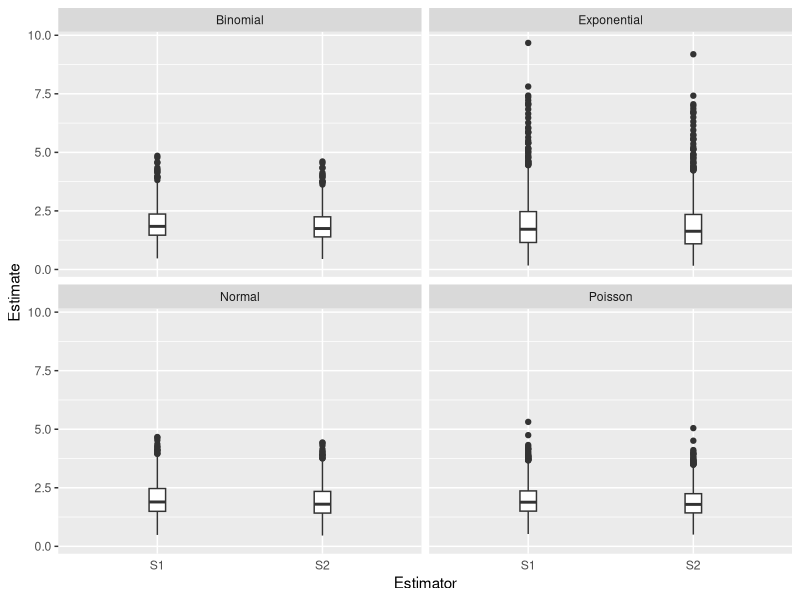
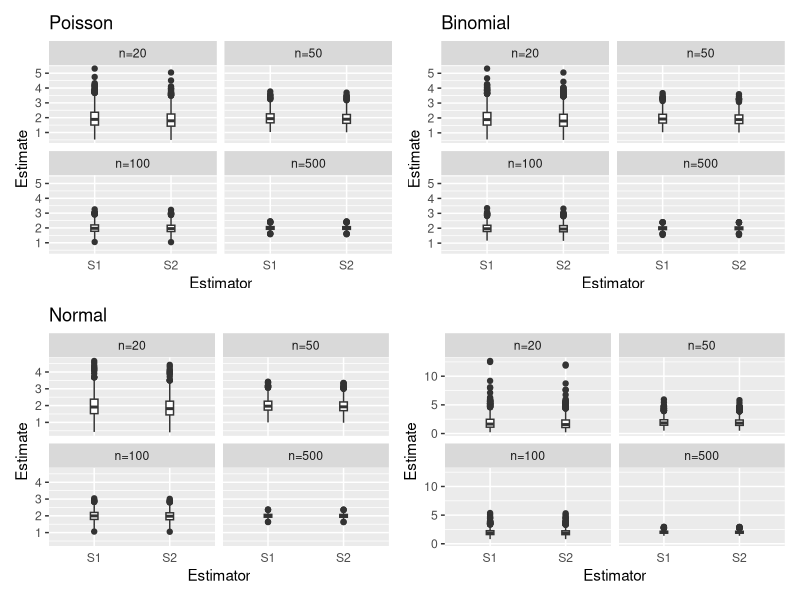
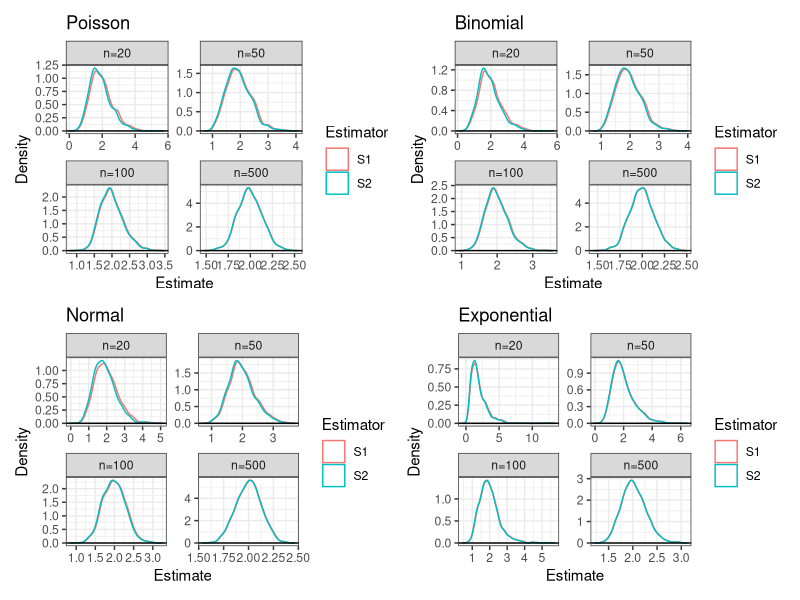
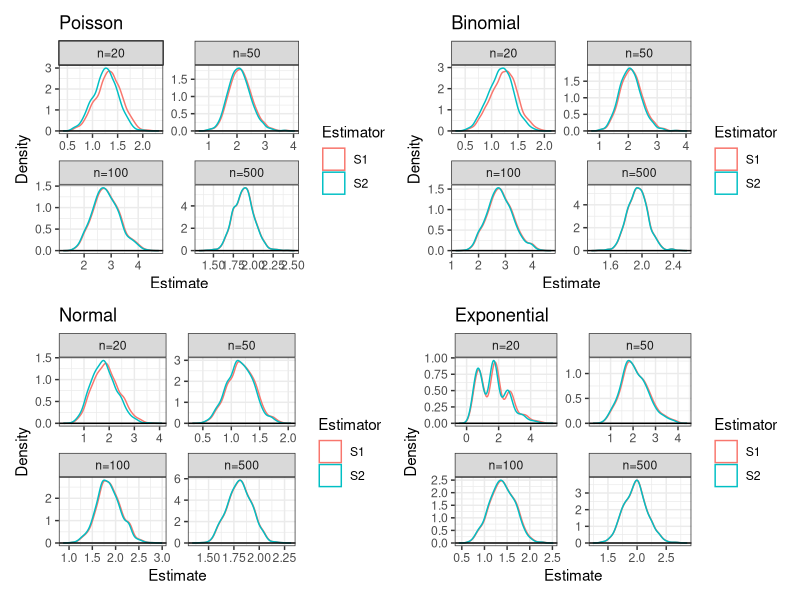
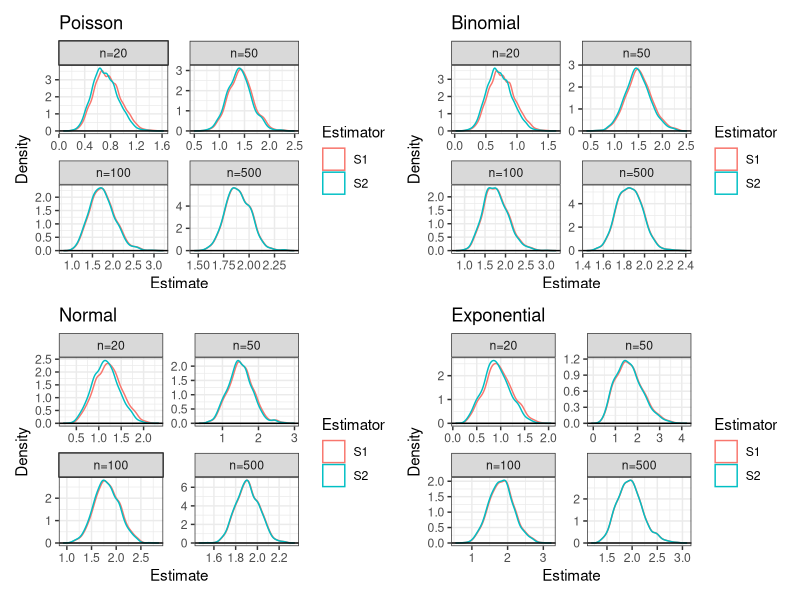
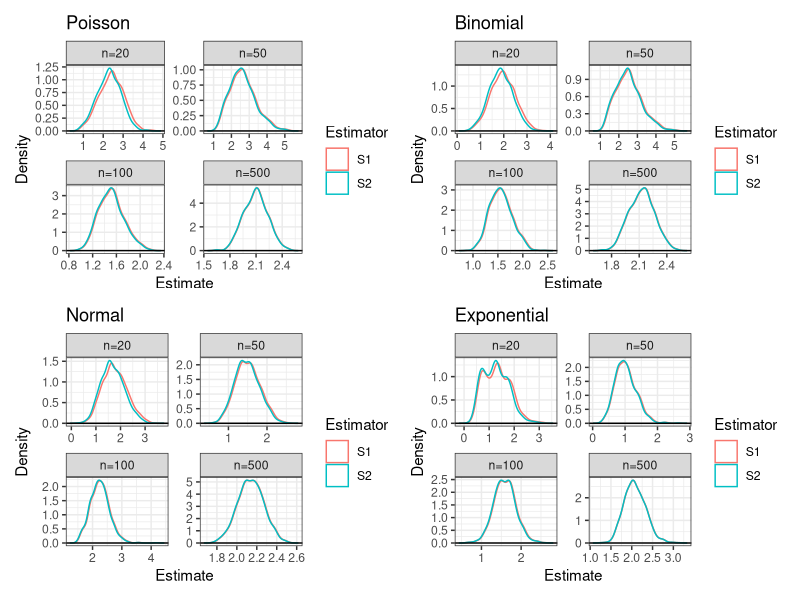

These charts were generated, in order, by the following R code:
## ---- chunk 1
#| echo: false

default_chunk_hook  <- knitr::knit_hooks$get("chunk")

latex_font_size <- c("Huge", "huge", "LARGE", "Large", 
                     "large", "normalsize", "small", 
                     "footnotesize", "scriptsize", "tiny")

knitr::knit_hooks$set(chunk = function(x, options) {
  x <- default_chunk_hook(x, options)
  if(options$size %in% latex_font_size) {
    paste0("\n \\", options$size, "\n\n", 
      x, 
      "\n\n \\normalsize"
    )
  } else {
    x
  }
})
## ---- chunk 2
#| label: load-packages
#| include: false
library(tidyverse)
library(patchwork)
## ---- chunk 3
set.seed(7272)

n.sims <- 1000
# sample size is 20
n <- 20

# Poisson
S1_pois <- rep(NA, n.sims)
S2_pois <- rep(NA, n.sims)

for(i in 1:n.sims){
  curr.sample <- rpois(n=n, lambda = 2)
  x_bar = mean(curr.sample)
  # don't need for (i in 1:n){Xi <- curr.sample[i] S1[i] <- (1/(n - 1)) * sum((Xi - x_bar)^2) S2[i] <- 1/n * sum((Xi - x_bar)^2)}, because it's vectorized.
  S1_pois[i] <- sum((curr.sample - x_bar)^2) / (n - 1)
  S2_pois[i] <- sum((curr.sample - x_bar)^2) / n
  }

# Binomial
p <- (5-sqrt(21))/10

S1_binom <- rep(NA, n.sims)
S2_binom <- rep(NA, n.sims)

for(i in 1:n.sims){
  curr.sample <- rbinom(n = n, size = 50, prob = p)
  x_bar <- mean(curr.sample)
  S1_binom[i] <- sum((curr.sample - x_bar)^2) / (n - 1)
  S2_binom[i] <- sum((curr.sample - x_bar)^2) / n
}

# Normal
S1_norm <- rep(NA, n.sims)
S2_norm <- rep(NA, n.sims)

for(i in 1:n.sims){
  curr.sample <- rnorm(n = n, mean = 0, sd = sqrt(2))
  x_bar <- mean(curr.sample)
  S1_norm[i] <- sum((curr.sample - x_bar)^2) / (n - 1)
  S2_norm[i] <- sum((curr.sample - x_bar)^2) / n
}

# Exponential
S1_exp <- rep(NA, n.sims)
S2_exp <- rep(NA, n.sims)

for(i in 1:n.sims){
  curr.sample <- rexp(n = n, rate = 1/sqrt(2))
  x_bar <- mean(curr.sample)
  S1_exp[i] <- sum((curr.sample - x_bar)^2) / (n - 1)
  S2_exp[i] <- sum((curr.sample - x_bar)^2) / n
}
## ---- chunk 4
raw <- tibble(
  Estimator= rep(c("S1", "S2"), each = 1000, times = 4),
  Distribution= rep(c("Poisson", "Binomial", "Normal", "Exponential"), 
                   each = 2000),
  Estimate=c(S1_pois, S2_pois, S1_binom, S2_binom, 
              S1_norm, S2_norm, S1_exp, S2_exp)
)
## ---- chunk 5
#| label: fig-box-estimate
#| fig-cap: "S1 vs S2 from 1000 simulations for different distributions"
#| fig-width: 14
#| fig-height: 10
#| scale: "80%"
#| fig-align: "center"
#| size: scriptsize
ggplot(raw) +
  geom_boxplot(aes(x = Estimator,
                   y= Estimate),
               width = 0.1) +
  theme(axis.ticks.x = element_blank()) +
  facet_wrap(~ Distribution) 
## ---- chunk 6
# saving these codes for future reference about different ways i approached the problem
# results.S1 <- tibble(
#   Distribution = c("Poisson", "Binomial", "Normal", "Exponential"),
#   Bias = c(
#     mean(S1_pois) - 2,
#     mean(S1_binom) - 2,
#     mean(S1_norm) - 2,
#     mean(S1_exp) - 2
#   ),
#   Variance = c(
#     var(S1_pois),
#     var(S1_binom),
#     var(S1_norm),
#     var(S1_exp)
#   ),
#   Precision = c(
#     1/var(S1_pois),
#     1/var(S1_bin),
#     1/var(S1_norm),
#     1/var(S1_exp)
#   ),
#   MSE = c(
#     (mean(S1_pois) - 2)^2 + var(S1_pois),
#     (mean(S1_bin) - 2)^2 + var(S1_bin),
#     (mean(S1_norm) - 2)^2 + var(S1_norm),
#     (mean(S1_exp) - 2)^2 + var(S1_exp)
#   )
# )

results <- tibble(
  Distribution = rep(c("Poisson", "Binomial", "Normal", "Exponential"), each = 2),
  Estimator = rep(c("S1", "S2"), times = 4),
  Bias = c(
    mean(S1_pois) - 2, mean(S2_pois) - 2,
    mean(S1_binom)  - 2, mean(S2_binom)  - 2,
    mean(S1_norm) - 2, mean(S2_norm) - 2,
    mean(S1_exp)  - 2, mean(S2_exp)  - 2
  ),
  Variance = c(
    var(S1_pois), var(S2_pois),
    var(S1_binom),  var(S2_binom),
    var(S1_norm), var(S2_norm),
    var(S1_exp),  var(S2_exp)
  ),
  Precision = 1 / Variance,
  MSE = Bias^2 + Variance
)
## ---- chunk 7
# ggplot(results, aes(x = Estimator, y = Bias, fill = Estimator)) +
#   geom_col() +
#   facet_wrap(~ Distribution) +
#   labs(title = "Bias")
## ---- chunk 8
#| label: tbl-estimate
#| tbl-cap: "S1 and S2 across 1000 simulations."
#| tbl-align: "center"
#| size: scriptsize
results |> knitr::kable(digits = 2)
## ---- chunk 9
set.seed(7272)

n.sims <- 1000
ss <- c(20, 50, 100, 500)

S1_pois <- list()
S2_pois <- list()

for(n in ss){
  S1 <- rep(NA, n.sims)
  S2 <- rep(NA, n.sims)
  for(i in 1:n.sims){
    curr.sample <- rpois(n = n, lambda = 2)
    x_bar <- mean(curr.sample)
    S1[i] <- sum((curr.sample - x_bar)^2) / (n - 1)
    S2[i] <- sum((curr.sample - x_bar)^2) / n
  }
  # convert number to string to use as a name
  S1_pois[[as.character(n)]] <- S1
  S2_pois[[as.character(n)]] <- S2
}

# raw data 
raw_pois <- tibble(
  Estimator = rep(c("S1", "S2"), each = 1000, times = 4),
  # so that they're in order
  n = factor(rep(c("n=20", "n=50", "n=100", "n=500"), each = 2000),
            levels = c("n=20", "n=50", "n=100", "n=500")),
  Estimate = c(S1_pois[["20"]], S2_pois[["20"]],
              S1_pois[["50"]], S2_pois[["50"]],
              S1_pois[["100"]], S2_pois[["100"]],
              S1_pois[["500"]], S2_pois[["500"]])
)
# summary 
results_pois <- tibble(
  n = rep(c(20, 50, 100, 500), each=2),
  Estimator = rep(c("S1", "S2"), times = 4),
  Bias = c(
    mean(S1_pois[["20"]]) - 2, mean(S2_pois[["20"]]) - 2,
    mean(S1_pois[["50"]]) - 2, mean(S2_pois[["50"]]) - 2,
    mean(S1_pois[["100"]]) - 2, mean(S2_pois[["100"]]) - 2,
    mean(S1_pois[["500"]]) - 2, mean(S2_pois[["500"]]) - 2
  ),
  Variance = c(
    var(S1_pois[["20"]]),  var(S2_pois[["20"]]),
    var(S1_pois[["50"]]),  var(S2_pois[["50"]]),
    var(S1_pois[["100"]]), var(S2_pois[["100"]]),
    var(S1_pois[["500"]]), var(S2_pois[["500"]])
  ),
  Precision = 1 / Variance,
  MSE = Bias^2 + Variance)

# plot
p_pois2 = ggplot(raw_pois) +
  geom_boxplot(aes(x = Estimator,
                   y= Estimate),
               width = 0.1) +
  ggtitle("Poisson") +
  theme(axis.ticks.x = element_blank()) +
  facet_wrap(~ n) 

## ---- chunk 10
set.seed(7272)

S1_binom <- list()
S2_binom <- list()

for(n in ss){
  S1 <- rep(NA, n.sims)
  S2 <- rep(NA, n.sims)
  for(i in 1:n.sims){
    curr.sample <- curr.sample <- rbinom(n = n, size = 50, prob = p)
    x_bar <- mean(curr.sample)
    S1[i] <- sum((curr.sample - x_bar)^2) / (n - 1)
    S2[i] <- sum((curr.sample - x_bar)^2) / n
  }
  S1_binom[[as.character(n)]] <- S1
  S2_binom[[as.character(n)]] <- S2
}

# raw data 
raw_binom <- tibble(
  Estimator = rep(c("S1", "S2"), each = 1000, times = 4),
  n = factor(rep(c("n=20", "n=50", "n=100", "n=500"), each = 2000),
            levels = c("n=20", "n=50", "n=100", "n=500")),
  Estimate = c(S1_binom[["20"]], S2_binom[["20"]],
              S1_binom[["50"]], S2_binom[["50"]],
              S1_binom[["100"]], S2_binom[["100"]],
              S1_binom[["500"]], S2_binom[["500"]])
)
# summary 
results_binom <- tibble(
  n = rep(c(20, 50, 100, 500), each=2),
  Estimator = rep(c("S1", "S2"), times = 4),
  Bias = c(
    mean(S1_binom[["20"]]) - 2, mean(S2_binom[["20"]]) - 2,
    mean(S1_binom[["50"]]) - 2, mean(S2_binom[["50"]]) - 2,
    mean(S1_binom[["100"]]) - 2, mean(S2_binom[["100"]]) - 2,
    mean(S1_binom[["500"]]) - 2, mean(S2_binom[["500"]]) - 2
  ),
  Variance = c(
    var(S1_binom[["20"]]),  var(S2_binom[["20"]]),
    var(S1_binom[["50"]]),  var(S2_binom[["50"]]),
    var(S1_binom[["100"]]), var(S2_binom[["100"]]),
    var(S1_binom[["500"]]), var(S2_binom[["500"]])
  ),
  Precision = 1 / Variance,
  MSE = Bias^2 + Variance)

# plot
p_binom2 = ggplot(raw_binom) +
  geom_boxplot(aes(x = Estimator,
                   y= Estimate),
               width = 0.1) +
  ggtitle("Binomial") +
  theme(axis.ticks.x = element_blank()) +
  facet_wrap(~ n) 
## ---- chunk 11
set.seed(7272)

S1_norm <- list()
S2_norm <- list()

for(n in ss){
  S1 <- rep(NA, n.sims)
  S2 <- rep(NA, n.sims)
  for(i in 1:n.sims){
    curr.sample <- rnorm(n = n, mean = 0, sd = sqrt(2))
    x_bar <- mean(curr.sample)
    S1[i] <- sum((curr.sample - x_bar)^2) / (n - 1)
    S2[i] <- sum((curr.sample - x_bar)^2) / n
  }
  S1_norm[[as.character(n)]] <- S1
  S2_norm[[as.character(n)]] <- S2
}

# raw data 
raw_norm <- tibble(
  Estimator = rep(c("S1", "S2"), each = 1000, times = 4),
  n = factor(rep(c("n=20", "n=50", "n=100", "n=500"), each = 2000),
            levels = c("n=20", "n=50", "n=100", "n=500")),
  Estimate = c(S1_norm[["20"]], S2_norm[["20"]],
              S1_norm[["50"]], S2_norm[["50"]],
              S1_norm[["100"]], S2_norm[["100"]],
              S1_norm[["500"]], S2_norm[["500"]])
)
# summary 
results_norm <- tibble(
  n = rep(c(20, 50, 100, 500), each=2),
  Estimator = rep(c("S1", "S2"), times = 4),
  Bias = c(
    mean(S1_norm[["20"]]) - 2, mean(S2_norm[["20"]]) - 2,
    mean(S1_norm[["50"]]) - 2, mean(S2_norm[["50"]]) - 2,
    mean(S1_norm[["100"]]) - 2, mean(S2_norm[["100"]]) - 2,
    mean(S1_norm[["500"]]) - 2, mean(S2_norm[["500"]]) - 2
  ),
  Variance = c(
    var(S1_norm[["20"]]),  var(S2_norm[["20"]]),
    var(S1_norm[["50"]]),  var(S2_norm[["50"]]),
    var(S1_norm[["100"]]), var(S2_norm[["100"]]),
    var(S1_norm[["500"]]), var(S2_norm[["500"]])
  ),
  Precision = 1 / Variance,
  MSE = Bias^2 + Variance)

# plot
p_norm2 = ggplot(raw_norm) +
  geom_boxplot(aes(x = Estimator,
                   y= Estimate),
               width = 0.1) +
  ggtitle("Normal") +
  theme(axis.ticks.x = element_blank()) +
  facet_wrap(~ n) 
## ---- chunk 12
set.seed(7272)

S1_exp <- list()
S2_exp <- list()

for(n in ss){
  S1 <- rep(NA, n.sims)
  S2 <- rep(NA, n.sims)
  for(i in 1:n.sims){
    curr.sample <- rexp(n = n, rate = 1/sqrt(2))
    x_bar <- mean(curr.sample)
    S1[i] <- sum((curr.sample - x_bar)^2) / (n - 1)
    S2[i] <- sum((curr.sample - x_bar)^2) / n
  }
  S1_exp[[as.character(n)]] <- S1
  S2_exp[[as.character(n)]] <- S2
}

# raw data 
raw_exp <- tibble(
  Estimator = rep(c("S1", "S2"), each = 1000, times = 4),
  n = factor(rep(c("n=20", "n=50", "n=100", "n=500"), each = 2000),
            levels = c("n=20", "n=50", "n=100", "n=500")),
  Estimate = c(S1_exp[["20"]], S2_exp[["20"]],
              S1_exp[["50"]], S2_exp[["50"]],
              S1_exp[["100"]], S2_exp[["100"]],
              S1_exp[["500"]], S2_exp[["500"]])
)
# summary 
results_exp <- tibble(
  n = rep(c(20, 50, 100, 500), each=2),
  Estimator = rep(c("S1", "S2"), times = 4),
  Bias = c(
    mean(S1_exp[["20"]]) - 2, mean(S2_exp[["20"]]) - 2,
    mean(S1_exp[["50"]]) - 2, mean(S2_exp[["50"]]) - 2,
    mean(S1_exp[["100"]]) - 2, mean(S2_exp[["100"]]) - 2,
    mean(S1_exp[["500"]]) - 2, mean(S2_exp[["500"]]) - 2
  ),
  Variance = c(
    var(S1_exp[["20"]]),  var(S2_exp[["20"]]),
    var(S1_exp[["50"]]),  var(S2_exp[["50"]]),
    var(S1_exp[["100"]]), var(S2_exp[["100"]]),
    var(S1_exp[["500"]]), var(S2_exp[["500"]])
  ),
  Precision = 1 / Variance,
  MSE = Bias^2 + Variance)

# plot
p_exp2 = ggplot(raw_exp) +
  geom_boxplot(aes(x = Estimator,
                   y= Estimate),
               width = 0.1) +
  ggtitle("") +
  theme(axis.ticks.x = element_blank()) +
  facet_wrap(~ n) 
## ---- chunk 13
#| label: tbl-estimatep
#| tbl-cap: "S1 and S2 across 1000 simulations for Poisson Distribution"
#| tbl-align: "center"
#| size: scriptsize
results_pois |> knitr::kable(digits = 2)
## ---- chunk 14
#| label: tbl-estimateb
#| tbl-cap: "S1 and S2 across 1000 simulations for Binomial Distribution"
#| tbl-align: "center"
#| size: scriptsize
results_binom |> knitr::kable(digits = 2)
## ---- chunk 15
#| label: tbl-estimaten
#| tbl-cap: "S1 and S2 across 1000 simulations for Normal Distribution"
#| tbl-align: "center"
#| size: scriptsize
results_norm |> knitr::kable(digits = 2)
## ---- chunk 16
#| label: tbl-estimatee
#| tbl-cap: "S1 and S2 across 1000 simulations for Exponential Distribution"
#| tbl-align: "center"
#| size: scriptsize
results_exp |> knitr::kable(digits = 2)
## ---- chunk 17
#| label: fig-box-estimate1
#| fig-cap: "S1 vs S2 from 1000 simulations across Sample Sizes and Distributions"
#| fig-width: 14
#| fig-height: 10
#| scale: "80%"
#| fig-align: "center"
#| size: scriptsize

(p_pois2 + p_binom2) / (p_norm2 + p_exp2)
## ---- chunk 18
# n20.s1 <- tibble(
#   Poisson = raw_pois[raw_pois[raw_pois$n == "n=20" & raw_pois$Estimator == "S1"]],
#   Binomial = raw_binom[raw_binom[raw_binom$n == "n=20" & raw_binom$Estimator == "S1"]],
# )

set.seed(7272)
library(ggridges)

# recording initial thought process
# raw_all <- bind_rows(
#   raw_pois |> mutate(Distribution = "Poisson"),
#   raw_binom |> mutate(Distribution = "Binomial"),
#   raw_norm |> mutate(Distribution = "Normal"),
#   raw_exp |> mutate(Distribution = "Exponential")
# )

# # S1
# raw_all |>
#   filter(Estimator == "S1") |>
#   ggplot(aes(x=Estimate, color = Distribution)) +
#   geom_density() +
#   facet_wrap(~ n) +
#   xlab("Estimate") +
#   ylab("Density") +
#   ggtitle("Sampling Distribution of S1 across sample sizes and distributions")

# poisson
# raw_pois |>
#       filter(Estimator == "S1") |>
#       ggplot(aes(x=Estimate, color = n)) +
#       geom_density() +
#       xlab("S1") +
#       ylab("Density") +
#       ggtitle("Poisson")

# poisson

p_pois1 = ggplot(raw_pois) +
  geom_density_ridges(aes(x = Estimate, y=0, color=`Estimator`), fill=NA) +
  geom_hline(yintercept = 0) +
  ggtitle("Poisson") +
  # lets each facet panel have its own x and y axes instead of forcing them to share the same range
  facet_wrap(~ n, scales = "free") +
  ylab("Density") +
  theme_bw()
  
# binomial
p_binom1 = ggplot(raw_binom) +
  geom_density_ridges(aes(x = Estimate, y=0, color=`Estimator`), fill=NA) +
  geom_hline(yintercept = 0) +
  ggtitle("Binomial") +
  facet_wrap(~ n, scales = "free") +
  ylab("Density") +
  theme_bw()

# normal
p_norm1 = ggplot(raw_norm) +
  geom_density_ridges(aes(x = Estimate, y=0, color=`Estimator`), fill=NA) +
  geom_hline(yintercept = 0) +
  ggtitle("Normal") +
  facet_wrap(~ n, scales = "free") +
  ylab("Density") +
  theme_bw()

# Exponential
p_exp1 = ggplot(raw_exp) +
  geom_density_ridges(aes(x = Estimate, y=0, color=`Estimator`), fill=NA) +
  geom_hline(yintercept = 0) +
  ggtitle("Exponential") +
  facet_wrap(~ n, scales = "free") +
  ylab("Density") +
  theme_bw()
## ---- chunk 19
#| label: fig-box-estimate2
#| fig-cap: "Density of S1 vs S2 across Sample Sizes and Distributions"
#| fig-width: 14
#| fig-height: 10
#| scale: "80%"
#| fig-align: "center"
#| size: scriptsize

(p_pois1 + p_binom1) / (p_norm1 + p_exp1)
## ---- chunk 20
set.seed(7272)

# poisson
one_pois <- list()
S1_pois_b <- list()
S2_pois_b <- list()
S1 <- rep(NA, n.sims)
S2 <- rep(NA, n.sims)

for(n in ss){
  # take 1 random sample of different sizes
  one_pois[[as.character(n)]] <- rpois(n = n, lambda = 2)
  for(i in 1:n.sims){
    curr.sample <- sample(one_pois[[as.character(n)]], size = n, replace = TRUE)
    x_bar <- mean(curr.sample)
    S1[i] <- sum((curr.sample - x_bar)^2) / (n - 1)
    S2[i] <- sum((curr.sample - x_bar)^2) / n
  }
  S1_pois_b[[as.character(n)]] <- S1
  S2_pois_b[[as.character(n)]] <- S2
}

raw_b_pois <- tibble(
  Estimator = rep(c("S1", "S2"), each = 1000, times = 4),
  n = factor(rep(c("n=20", "n=50", "n=100", "n=500"), each = 2000),
             levels = c("n=20", "n=50", "n=100", "n=500")),
  Estimate = c(S1_pois_b[["20"]], S2_pois_b[["20"]],
               S1_pois_b[["50"]], S2_pois_b[["50"]],
               S1_pois_b[["100"]], S2_pois_b[["100"]],
               S1_pois_b[["500"]], S2_pois_b[["500"]])
)

p_pois = ggplot(raw_b_pois) +
  geom_density_ridges(aes(x = Estimate, y = 0, color = Estimator), fill = NA) +
  geom_hline(yintercept = 0) +
  ggtitle("Poisson") +
  facet_wrap(~ n, scales = "free") +
  ylab("Density") + 
  theme_bw()
## ---- chunk 21
set.seed(7272)

one_binom <- list()
S1_binom_b <- list()
S2_binom_b <- list()
S1 <- rep(NA, n.sims)
S2 <- rep(NA, n.sims)

for(n in ss){
  one_binom[[as.character(n)]] <- rbinom(n = n, size = 50, prob = p)
  for(i in 1:n.sims){
    curr.sample <- sample(one_binom[[as.character(n)]], size = n, replace = TRUE)
    x_bar <- mean(curr.sample)
    S1[i] <- sum((curr.sample - x_bar)^2) / (n - 1)
    S2[i] <- sum((curr.sample - x_bar)^2) / n
  }
  S1_binom_b[[as.character(n)]] <- S1
  S2_binom_b[[as.character(n)]] <- S2
}

raw_b_binom <- tibble(
  Estimator = rep(c("S1", "S2"), each = 1000, times = 4),
  n = factor(rep(c("n=20", "n=50", "n=100", "n=500"), each = 2000),
             levels = c("n=20", "n=50", "n=100", "n=500")),
  Estimate = c(S1_binom_b[["20"]], S2_binom_b[["20"]],
               S1_binom_b[["50"]], S2_binom_b[["50"]],
               S1_binom_b[["100"]], S2_binom_b[["100"]],
               S1_binom_b[["500"]], S2_binom_b[["500"]])
)

p_binom = ggplot(raw_b_binom) +
  geom_density_ridges(aes(x = Estimate, y = 0, color = Estimator), fill = NA) +
  geom_hline(yintercept = 0) +
  ggtitle("Binomial") +
  facet_wrap(~ n, scales = "free") +
  ylab("Density") + 
  theme_bw()
## ---- chunk 22
set.seed(7272)

one_norm <- list()
S1_norm_b <- list()
S2_norm_b <- list()
S1 <- rep(NA, n.sims)
S2 <- rep(NA, n.sims)

for(n in ss){
  one_norm[[as.character(n)]] <- rnorm(n = n, mean = 0, sd = sqrt(2))
  for(i in 1:n.sims){
    curr.sample <- sample(one_norm[[as.character(n)]], size = n, replace = TRUE)
    x_bar <- mean(curr.sample)
    S1[i] <- sum((curr.sample - x_bar)^2) / (n - 1)
    S2[i] <- sum((curr.sample - x_bar)^2) / n
  }
  S1_norm_b[[as.character(n)]] <- S1
  S2_norm_b[[as.character(n)]] <- S2
}

raw_b_norm <- tibble(
  Estimator = rep(c("S1", "S2"), each = 1000, times = 4),
  n = factor(rep(c("n=20", "n=50", "n=100", "n=500"), each = 2000),
             levels = c("n=20", "n=50", "n=100", "n=500")),
  Estimate = c(S1_norm_b[["20"]], S2_norm_b[["20"]],
               S1_norm_b[["50"]], S2_norm_b[["50"]],
               S1_norm_b[["100"]], S2_norm_b[["100"]],
               S1_norm_b[["500"]], S2_norm_b[["500"]])
)

p_norm = ggplot(raw_b_norm) +
  geom_density_ridges(aes(x = Estimate, y = 0, color = Estimator), fill = NA) +
  geom_hline(yintercept = 0) +
  ggtitle("Normal") +
  facet_wrap(~ n, scales = "free") +
  ylab("Density") + 
  theme_bw()
## ---- chunk 23
set.seed(7272)

one_exp <- list()
S1_exp_b <- list()
S2_exp_b <- list()
S1 <- rep(NA, n.sims)
S2 <- rep(NA, n.sims)

for(n in ss){
  one_exp[[as.character(n)]] <- rexp(n = n, rate = 1/sqrt(2))
  for(i in 1:n.sims){
    curr.sample <- sample(one_exp[[as.character(n)]], size = n, replace = TRUE)
    x_bar <- mean(curr.sample)
    S1[i] <- sum((curr.sample - x_bar)^2) / (n - 1)
    S2[i] <- sum((curr.sample - x_bar)^2) / n
  }
  S1_exp_b[[as.character(n)]] <- S1
  S2_exp_b[[as.character(n)]] <- S2
}

raw_b_exp <- tibble(
  Estimator = rep(c("S1", "S2"), each = 1000, times = 4),
  n = factor(rep(c("n=20", "n=50", "n=100", "n=500"), each = 2000),
             levels = c("n=20", "n=50", "n=100", "n=500")),
  Estimate = c(S1_exp_b[["20"]], S2_exp_b[["20"]],
               S1_exp_b[["50"]], S2_exp_b[["50"]],
               S1_exp_b[["100"]], S2_exp_b[["100"]],
               S1_exp_b[["500"]], S2_exp_b[["500"]])
)

p_exp = ggplot(raw_b_exp) +
  geom_density_ridges(aes(x = Estimate, y = 0, color = Estimator), fill = NA) +
  geom_hline(yintercept = 0) +
  ggtitle("Exponential") +
  facet_wrap(~ n, scales = "free") +
  ylab("Density") + 
  theme_bw()

## ---- chunk 24
set.seed(10)

# poisson
one_pois <- list()
S1_pois_b <- list()
S2_pois_b <- list()
S1 <- rep(NA, n.sims)
S2 <- rep(NA, n.sims)

for(n in ss){
  # take 1 random sample of different sizes
  one_pois[[as.character(n)]] <- rpois(n = n, lambda = 2)
  for(i in 1:n.sims){
    curr.sample <- sample(one_pois[[as.character(n)]], size = n, replace = TRUE)
    x_bar <- mean(curr.sample)
    S1[i] <- sum((curr.sample - x_bar)^2) / (n - 1)
    S2[i] <- sum((curr.sample - x_bar)^2) / n
  }
  S1_pois_b[[as.character(n)]] <- S1
  S2_pois_b[[as.character(n)]] <- S2
}

raw_b_pois <- tibble(
  Estimator = rep(c("S1", "S2"), each = 1000, times = 4),
  n = factor(rep(c("n=20", "n=50", "n=100", "n=500"), each = 2000),
             levels = c("n=20", "n=50", "n=100", "n=500")),
  Estimate = c(S1_pois_b[["20"]], S2_pois_b[["20"]],
               S1_pois_b[["50"]], S2_pois_b[["50"]],
               S1_pois_b[["100"]], S2_pois_b[["100"]],
               S1_pois_b[["500"]], S2_pois_b[["500"]])
)

p_pois10 = ggplot(raw_b_pois) +
  geom_density_ridges(aes(x = Estimate, y = 0, color = Estimator), fill = NA) +
  geom_hline(yintercept = 0) +
  ggtitle("Poisson") +
  facet_wrap(~ n, scales = "free") +
  ylab("Density") + 
  theme_bw()
## ---- chunk 25
set.seed(10)

one_binom <- list()
S1_binom_b <- list()
S2_binom_b <- list()
S1 <- rep(NA, n.sims)
S2 <- rep(NA, n.sims)

for(n in ss){
  one_binom[[as.character(n)]] <- rbinom(n = n, size = 50, prob = p)
  for(i in 1:n.sims){
    curr.sample <- sample(one_binom[[as.character(n)]], size = n, replace = TRUE)
    x_bar <- mean(curr.sample)
    S1[i] <- sum((curr.sample - x_bar)^2) / (n - 1)
    S2[i] <- sum((curr.sample - x_bar)^2) / n
  }
  S1_binom_b[[as.character(n)]] <- S1
  S2_binom_b[[as.character(n)]] <- S2
}

raw_b_binom <- tibble(
  Estimator = rep(c("S1", "S2"), each = 1000, times = 4),
  n = factor(rep(c("n=20", "n=50", "n=100", "n=500"), each = 2000),
             levels = c("n=20", "n=50", "n=100", "n=500")),
  Estimate = c(S1_binom_b[["20"]], S2_binom_b[["20"]],
               S1_binom_b[["50"]], S2_binom_b[["50"]],
               S1_binom_b[["100"]], S2_binom_b[["100"]],
               S1_binom_b[["500"]], S2_binom_b[["500"]])
)

p_binom10 = ggplot(raw_b_binom) +
  geom_density_ridges(aes(x = Estimate, y = 0, color = Estimator), fill = NA) +
  geom_hline(yintercept = 0) +
  ggtitle("Binomial") +
  facet_wrap(~ n, scales = "free") +
  ylab("Density") + 
  theme_bw()
## ---- chunk 26
set.seed(10)

one_norm <- list()
S1_norm_b <- list()
S2_norm_b <- list()
S1 <- rep(NA, n.sims)
S2 <- rep(NA, n.sims)

for(n in ss){
  one_norm[[as.character(n)]] <- rnorm(n = n, mean = 0, sd = sqrt(2))
  for(i in 1:n.sims){
    curr.sample <- sample(one_norm[[as.character(n)]], size = n, replace = TRUE)
    x_bar <- mean(curr.sample)
    S1[i] <- sum((curr.sample - x_bar)^2) / (n - 1)
    S2[i] <- sum((curr.sample - x_bar)^2) / n
  }
  S1_norm_b[[as.character(n)]] <- S1
  S2_norm_b[[as.character(n)]] <- S2
}

raw_b_norm <- tibble(
  Estimator = rep(c("S1", "S2"), each = 1000, times = 4),
  n = factor(rep(c("n=20", "n=50", "n=100", "n=500"), each = 2000),
             levels = c("n=20", "n=50", "n=100", "n=500")),
  Estimate = c(S1_norm_b[["20"]], S2_norm_b[["20"]],
               S1_norm_b[["50"]], S2_norm_b[["50"]],
               S1_norm_b[["100"]], S2_norm_b[["100"]],
               S1_norm_b[["500"]], S2_norm_b[["500"]])
)

p_norm10 = ggplot(raw_b_norm) +
  geom_density_ridges(aes(x = Estimate, y = 0, color = Estimator), fill = NA) +
  geom_hline(yintercept = 0) +
  ggtitle("Normal") +
  facet_wrap(~ n, scales = "free") +
  ylab("Density") + 
  theme_bw()
## ---- chunk 27
set.seed(10)

one_exp <- list()
S1_exp_b <- list()
S2_exp_b <- list()
S1 <- rep(NA, n.sims)
S2 <- rep(NA, n.sims)

for(n in ss){
  one_exp[[as.character(n)]] <- rexp(n = n, rate = 1/sqrt(2))
  for(i in 1:n.sims){
    curr.sample <- sample(one_exp[[as.character(n)]], size = n, replace = TRUE)
    x_bar <- mean(curr.sample)
    S1[i] <- sum((curr.sample - x_bar)^2) / (n - 1)
    S2[i] <- sum((curr.sample - x_bar)^2) / n
  }
  S1_exp_b[[as.character(n)]] <- S1
  S2_exp_b[[as.character(n)]] <- S2
}

raw_b_exp <- tibble(
  Estimator = rep(c("S1", "S2"), each = 1000, times = 4),
  n = factor(rep(c("n=20", "n=50", "n=100", "n=500"), each = 2000),
             levels = c("n=20", "n=50", "n=100", "n=500")),
  Estimate = c(S1_exp_b[["20"]], S2_exp_b[["20"]],
               S1_exp_b[["50"]], S2_exp_b[["50"]],
               S1_exp_b[["100"]], S2_exp_b[["100"]],
               S1_exp_b[["500"]], S2_exp_b[["500"]])
)

p_exp10 = ggplot(raw_b_exp) +
  geom_density_ridges(aes(x = Estimate, y = 0, color = Estimator), fill = NA) +
  geom_hline(yintercept = 0) +
  ggtitle("Exponential") +
  facet_wrap(~ n, scales = "free") +
  ylab("Density") + 
  theme_bw()

## ---- chunk 28
set.seed(99999)

# poisson
one_pois <- list()
S1_pois_b <- list()
S2_pois_b <- list()
S1 <- rep(NA, n.sims)
S2 <- rep(NA, n.sims)

for(n in ss){
  # take 1 random sample of different sizes
  one_pois[[as.character(n)]] <- rpois(n = n, lambda = 2)
  for(i in 1:n.sims){
    curr.sample <- sample(one_pois[[as.character(n)]], size = n, replace = TRUE)
    x_bar <- mean(curr.sample)
    S1[i] <- sum((curr.sample - x_bar)^2) / (n - 1)
    S2[i] <- sum((curr.sample - x_bar)^2) / n
  }
  S1_pois_b[[as.character(n)]] <- S1
  S2_pois_b[[as.character(n)]] <- S2
}

raw_b_pois <- tibble(
  Estimator = rep(c("S1", "S2"), each = 1000, times = 4),
  n = factor(rep(c("n=20", "n=50", "n=100", "n=500"), each = 2000),
             levels = c("n=20", "n=50", "n=100", "n=500")),
  Estimate = c(S1_pois_b[["20"]], S2_pois_b[["20"]],
               S1_pois_b[["50"]], S2_pois_b[["50"]],
               S1_pois_b[["100"]], S2_pois_b[["100"]],
               S1_pois_b[["500"]], S2_pois_b[["500"]])
)

p_pois99 = ggplot(raw_b_pois) +
  geom_density_ridges(aes(x = Estimate, y = 0, color = Estimator), fill = NA) +
  geom_hline(yintercept = 0) +
  ggtitle("Poisson") +
  facet_wrap(~ n, scales = "free") +
  ylab("Density") + 
  theme_bw()
## ---- chunk 29
set.seed(99999)

one_binom <- list()
S1_binom_b <- list()
S2_binom_b <- list()
S1 <- rep(NA, n.sims)
S2 <- rep(NA, n.sims)

for(n in ss){
  one_binom[[as.character(n)]] <- rbinom(n = n, size = 50, prob = p)
  for(i in 1:n.sims){
    curr.sample <- sample(one_binom[[as.character(n)]], size = n, replace = TRUE)
    x_bar <- mean(curr.sample)
    S1[i] <- sum((curr.sample - x_bar)^2) / (n - 1)
    S2[i] <- sum((curr.sample - x_bar)^2) / n
  }
  S1_binom_b[[as.character(n)]] <- S1
  S2_binom_b[[as.character(n)]] <- S2
}

raw_b_binom <- tibble(
  Estimator = rep(c("S1", "S2"), each = 1000, times = 4),
  n = factor(rep(c("n=20", "n=50", "n=100", "n=500"), each = 2000),
             levels = c("n=20", "n=50", "n=100", "n=500")),
  Estimate = c(S1_binom_b[["20"]], S2_binom_b[["20"]],
               S1_binom_b[["50"]], S2_binom_b[["50"]],
               S1_binom_b[["100"]], S2_binom_b[["100"]],
               S1_binom_b[["500"]], S2_binom_b[["500"]])
)

p_binom99 = ggplot(raw_b_binom) +
  geom_density_ridges(aes(x = Estimate, y = 0, color = Estimator), fill = NA) +
  geom_hline(yintercept = 0) +
  ggtitle("Binomial") +
  facet_wrap(~ n, scales = "free") +
  ylab("Density") + 
  theme_bw()
## ---- chunk 30
set.seed(99999)

one_norm <- list()
S1_norm_b <- list()
S2_norm_b <- list()
S1 <- rep(NA, n.sims)
S2 <- rep(NA, n.sims)

for(n in ss){
  one_norm[[as.character(n)]] <- rnorm(n = n, mean = 0, sd = sqrt(2))
  for(i in 1:n.sims){
    curr.sample <- sample(one_norm[[as.character(n)]], size = n, replace = TRUE)
    x_bar <- mean(curr.sample)
    S1[i] <- sum((curr.sample - x_bar)^2) / (n - 1)
    S2[i] <- sum((curr.sample - x_bar)^2) / n
  }
  S1_norm_b[[as.character(n)]] <- S1
  S2_norm_b[[as.character(n)]] <- S2
}

raw_b_norm <- tibble(
  Estimator = rep(c("S1", "S2"), each = 1000, times = 4),
  n = factor(rep(c("n=20", "n=50", "n=100", "n=500"), each = 2000),
             levels = c("n=20", "n=50", "n=100", "n=500")),
  Estimate = c(S1_norm_b[["20"]], S2_norm_b[["20"]],
               S1_norm_b[["50"]], S2_norm_b[["50"]],
               S1_norm_b[["100"]], S2_norm_b[["100"]],
               S1_norm_b[["500"]], S2_norm_b[["500"]])
)

p_norm99 = ggplot(raw_b_norm) +
  geom_density_ridges(aes(x = Estimate, y = 0, color = Estimator), fill = NA) +
  geom_hline(yintercept = 0) +
  ggtitle("Normal") +
  facet_wrap(~ n, scales = "free") +
  ylab("Density") + 
  theme_bw()
## ---- chunk 31
set.seed(99999)

one_exp <- list()
S1_exp_b <- list()
S2_exp_b <- list()
S1 <- rep(NA, n.sims)
S2 <- rep(NA, n.sims)

for(n in ss){
  one_exp[[as.character(n)]] <- rexp(n = n, rate = 1/sqrt(2))
  for(i in 1:n.sims){
    curr.sample <- sample(one_exp[[as.character(n)]], size = n, replace = TRUE)
    x_bar <- mean(curr.sample)
    S1[i] <- sum((curr.sample - x_bar)^2) / (n - 1)
    S2[i] <- sum((curr.sample - x_bar)^2) / n
  }
  S1_exp_b[[as.character(n)]] <- S1
  S2_exp_b[[as.character(n)]] <- S2
}

raw_b_exp <- tibble(
  Estimator = rep(c("S1", "S2"), each = 1000, times = 4),
  n = factor(rep(c("n=20", "n=50", "n=100", "n=500"), each = 2000),
             levels = c("n=20", "n=50", "n=100", "n=500")),
  Estimate = c(S1_exp_b[["20"]], S2_exp_b[["20"]],
               S1_exp_b[["50"]], S2_exp_b[["50"]],
               S1_exp_b[["100"]], S2_exp_b[["100"]],
               S1_exp_b[["500"]], S2_exp_b[["500"]])
)

p_exp99 = ggplot(raw_b_exp) +
  geom_density_ridges(aes(x = Estimate, y = 0, color = Estimator), fill = NA) +
  geom_hline(yintercept = 0) +
  ggtitle("Exponential") +
  facet_wrap(~ n, scales = "free") +
  ylab("Density") + 
  theme_bw()

## ---- chunk 32
#| label: fig-box-estimateb
#| fig-cap: "Bootstrap Density of S1 vs S2 across Sample Sizes and Distributions (seed=7272)"
#| fig-width: 14
#| fig-height: 10
#| scale: "80%"
#| fig-align: "center"
#| size: scriptsize 
(p_pois + p_binom) / (p_norm + p_exp)
## ---- chunk 33
#| label: fig-box-estimateb1
#| fig-cap: "Bootstrap Density of S1 vs S2 across Sample Sizes and Distributions (seed=10)"
#| fig-width: 14
#| fig-height: 10
#| scale: "80%"
#| fig-align: "center"
#| size: scriptsize 
(p_pois10 + p_binom10) / (p_norm10 + p_exp10) 
## ---- chunk 34
#| label: fig-box-estimateb2
#| fig-cap: "Bootstrap Density of S1 vs S2 across Sample Sizes and Distributions (seed=99999)"
#| fig-width: 14
#| fig-height: 10
#| scale: "80%"
#| fig-align: "center"
#| size: scriptsize 
(p_pois99 + p_binom99) / (p_norm99 + p_exp99) 
